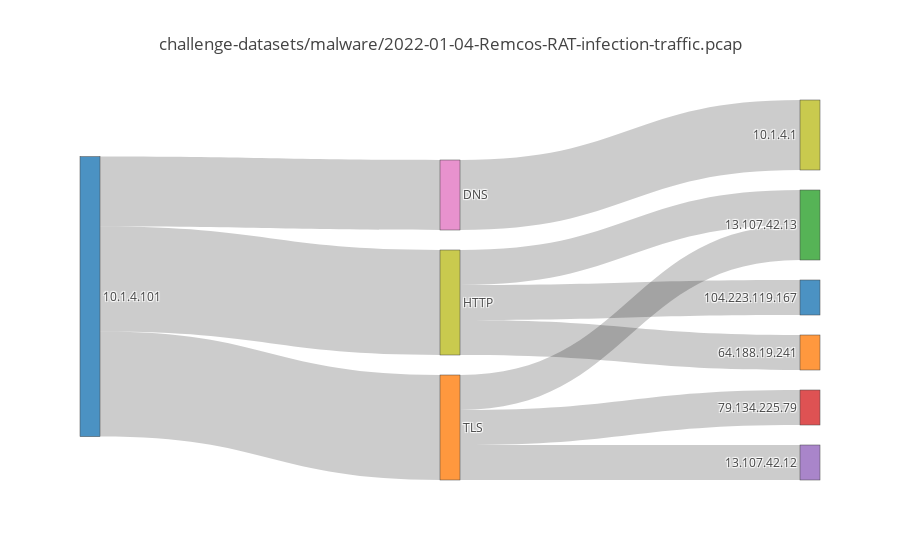

Write notebook code for a chart like this one.
### Code cell
idx = 4
fig = dict(data=[traces[idx]], layout=(dict(title=str(fns[idx]))))
iplot(fig, validate=False)

### Figure 1 — Plotly figure (JSON) as saved in the notebook; plotly's stock layout.template omitted (floating-point values rounded to 4 significant figures)
{"data": [{"link": {"source": [0, 0, 0, 16, 18, 18, 18, 21, 21, 21], "target": [16, 18, 21, 8, 10, 12, 11, 14, 12, 13], "value": [2, 3, 3, 2, 1, 1, 1, 1, 1, 1]}, "node": {"label": ["10.1.4.101", "10.1.4.101", "10.1.4.101", "10.1.4.101", "10.1.4.101", "10.1.4.101", "10.1.4.101", "10.1.4.101", "10.1.4.1", "10.1.4.1", "104.223.119.167", "64.188.19.241", "13.107.42.13", "79.134.225.79", "13.107.42.12", "13.107.42.13", "DNS", "DNS", "HTTP", "HTTP", "HTTP", "TLS", "TLS", "TLS"]}, "type": "sankey"}], "layout": {"title": "challenge-datasets/malware/2022-01-04-Remcos-RAT-infection-traffic.pcap"}}
